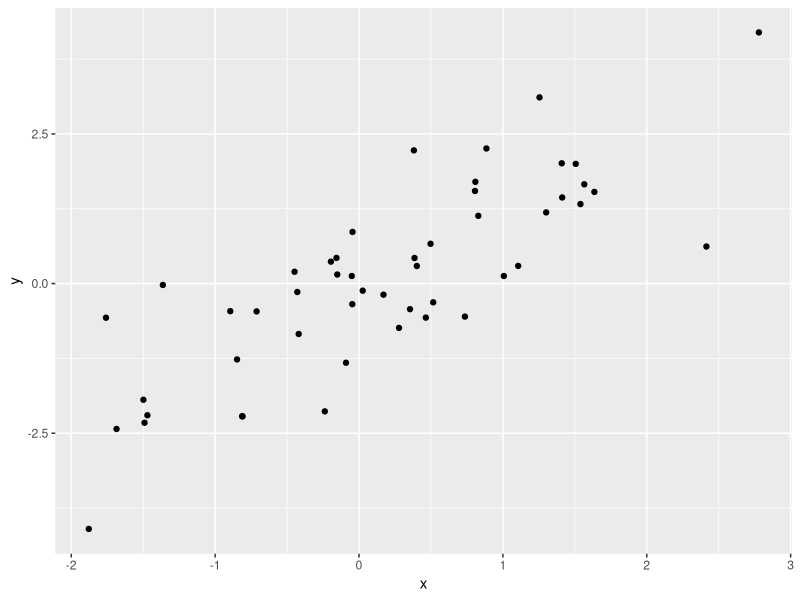
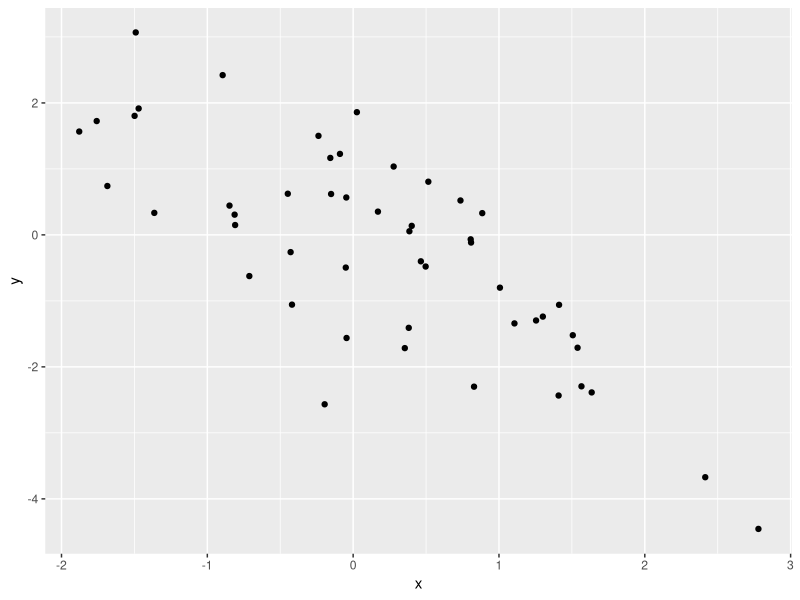
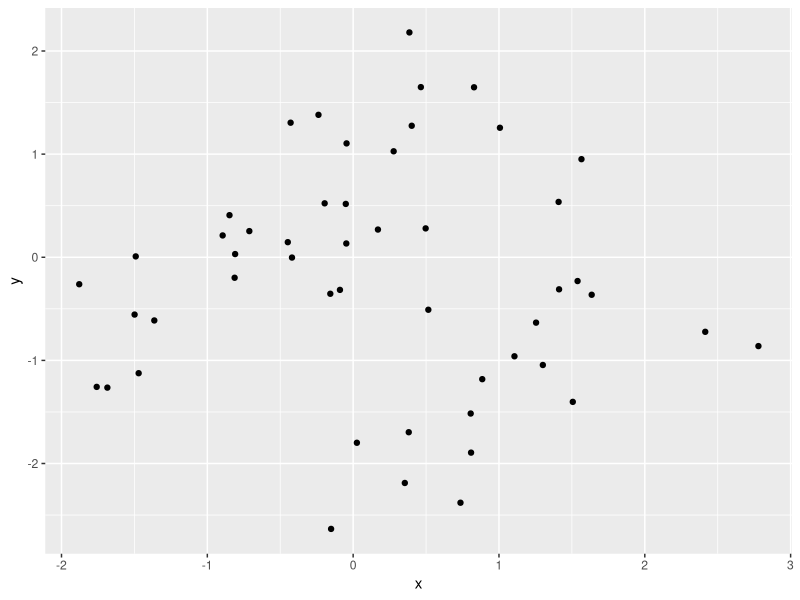
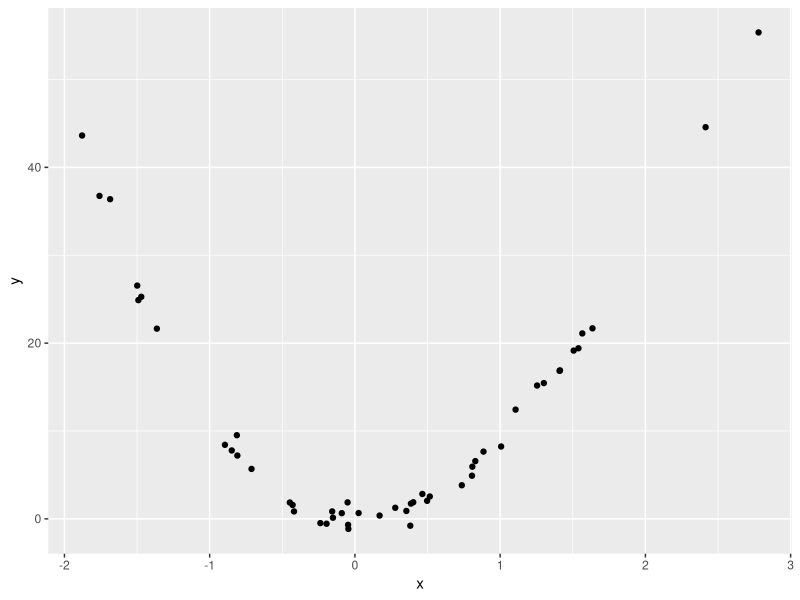

Recreate these plots in R, in order.
## ---- chunk 1
# This line of code tells the document all the display defaults

knitr::opts_chunk$set(echo = TRUE, include = TRUE, fig.align="center",warnings = FALSE,fig.width = 5,fig.height=3)
## ---- chunk 2
library(tidyverse)
## ---- chunk 3
set.seed(0604001)
x <- rnorm(n=50,mean=0,sd=1)
y_pos <- rnorm(n=50,mean=x,sd=1)
y_neg <- rnorm(n=50,mean=-x,sd=1)
y_par <- rnorm(n=50,mean=10*x^2-x^3,sd=1)
y_non <- rnorm(n=50,mean=0,sd=1)
## ---- chunk 4
data.frame(x=x,y=y_pos) %>% 
  ggplot(aes(x=x,y=y)) + 
  geom_point()
paste0("Correlation between X and Y is ",round(cor(x,y_pos),2),".")
## ---- chunk 5
data.frame(x=x,y=y_neg) %>% 
  ggplot(aes(x=x,y=y)) + 
  geom_point()
paste0("Correlation between X and Y is ",round(cor(x,y_neg),2),".")
## ---- chunk 6
data.frame(x=x,y=y_non) %>% 
  ggplot(aes(x=x,y=y)) + 
  geom_point()
paste0("Correlation between X and Y is ",round(cor(x,y_non),2),".")
## ---- chunk 7
data.frame(x=x,y=y_par) %>% 
  ggplot(aes(x=x,y=y)) + 
  geom_point()
paste0("Correlation between X and Y is ",round(cor(x,y_par),2),".")
## ---- chunk 8

## ---- chunk 9

